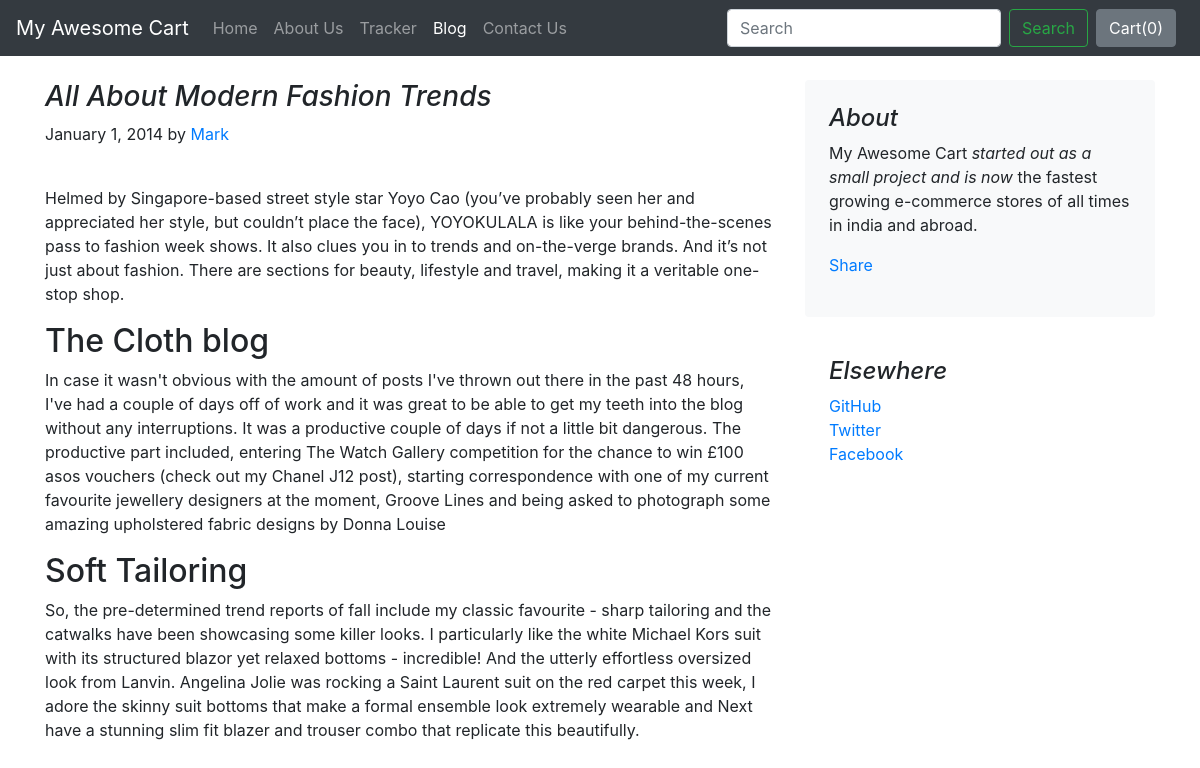
The app's page /blog/blogpost/2 with its own data.
### blog/models.py (models this page shows)
class Blogpost(models.Model):
    post_id = models.AutoField(primary_key=True)
    title = models.CharField(max_length=50)
    head0 = models.CharField(max_length=500, default="")
    chead0 = models.CharField(max_length=5000, default="")
    head1 = models.CharField(max_length=500, default="")
    chead1 = models.CharField(max_length=5000, default="")
    head2 = models.CharField(max_length=500, default="")
    chead2 = models.CharField(max_length=5000, default="")
    pub_date = models.DateField()
    thumbnail = models.ImageField(upload_to='shop/images', default="")
    def __str__(self):
        return self.title

### blog/views.py (the view)
# urls.py: path("blogpost/<int:id>", views.blogpost, name="blogHome")
def blogpost(request, id):
    post = Blogpost.objects.filter(post_id = id)[0]
    print(post)
    return render(request, 'blog/blogpost.html',
                  {'post':post})

### blog/templates/blog/blogpost.html (shortened to what this page needs)
{% extends 'blog/basic.html' %}
{% block body %}
<div class="container">
    <div class="row mt-4">
        <div class="col-md-8 blog-main">
            <h3 class="font-italic">
                {{post.title}}
            </h3>
            <div class="blog-post">
                <p class="blog-post-meta">January 1, 2014 by <a href="#">Mark</a></p>
                <div class="fb-like" data-href="http://127.0.0.1:8000/blog/blogpost/{{post.post_id}}" data-layout="standard" data-action="like" data-size="large" data-show-faces="false" data-share="true"></div><br>
                <p>{{post.chead0}}</p>
                <h2>{{post.head1}}</h2>
                <p>{{post.chead1}}</p>
                <h2>{{post.head2}}</h2>
                <p>{{post.chead2}}</p>
            </div>
        </div>
        <aside class="col-md-4 blog-sidebar">
            <div class="p-4 mb-3 bg-light rounded">
                <h4 class="font-italic">About</h4>
                <p class="mb-0">My Awesome Cart <em>started out as a small project and is now</em> the fastest growing e-commerce stores of all times in india and abroad.</p>
                <div class="my-3 fb-share-button" data-href="http://127.0.0.1:8000/blog/blogpost/{{post.post_id}}" data-layout="button_count" data-size="large"><a target="_blank" href="https://www.facebook.com/sharer/sharer.php?u=http%3A%2F%2F127.0.0.1%3A8000%2Fblog%2Fblogpost%2F4&amp;src=sdkpreparse" class="fb-xfbml-parse-ignore">Share</a></div>
            </div>
            <div class="p-4">
                <h4 class="font-italic">Elsewhere</h4>
                <ol class="list-unstyled">
                    <li><a href="#">GitHub</a></li>
                    <li><a href="#">Twitter</a></li>
                    <li><a href="#">Facebook</a></li>
                </ol>
            </div>
        </aside>
    </div>
</div>
{% endblock %}

### records on screen
Blogpost: title "All About Modern Fashion Trends", chead0 "Helmed by Singapore-based street style star Yoyo Cao (you’ve probably seen her and appreciated her style, but couldn’t place the face), YOYOKULALA is like your behind-the-scenes pass to fashion week shows. It also clues you in to trends and on-the-verge brands. And it’s not just about fashion. There are sections for beauty, lifestyle and travel, making it a veritable one-stop shop.", head1 "The Cloth blog", chead1 "In case it wasn't obvious with the amount of posts I've thrown out there in the past 48 hours, I've had a couple of days off of work and it was great to be able to get my teeth into the blog without any interruptions. It was a productive couple of days if not a little bit dangerous. The productive part included, entering The Watch Gallery competition for the chance to win £100 asos vouchers (check out my Chanel J12 post), starting correspondence with one of my current favourite jewellery designers at the moment, Groove Lines and being asked to photograph some amazing upholstered fabric designs by Donna Louise", head2 "Soft Tailoring", chead2 "So, the pre-determined trend reports of fall include my classic favourite - sharp tailoring and the catwalks have been showcasing some killer looks. I particularly like the white Michael Kors suit with its structured blazor yet relaxed bottoms - incredible! And the utterly effortless oversized look from Lanvin. Angelina Jolie was rocking a Saint Laurent suit on the red carpet this week, I adore the skinny suit bottoms that make a formal ensemble look extremely wearable and Next have a stunning slim fit blazer and trouser combo that replicate this beautifully."
